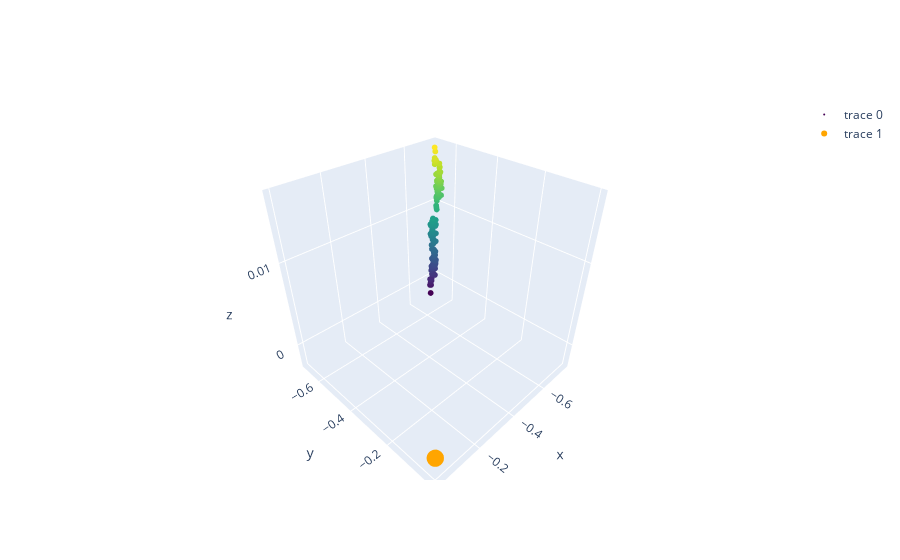

Write notebook code for a chart like this one.
### Markdown cell above
### Plot Hits on the Detector Plane

### Code cell
hitVectorT = np.asarray(np.transpose(hitVector))
x,y,z = hitVectorT[0],hitVectorT[1],hitVectorT[2]
# fig1.add_trace(
#     go.Figure(data=go.Cone(
#     x=[plane[0][0]], 
#     y=[plane[0][1]], 
#     z=[plane[0][2]], 
#     u=[plane[1][0]], 
#     v=[plane[1][1]], 
#     w=[plane[1][2]])
#                 ))
trace1 = go.Scatter3d(
    x=x,
    y=y,
    z=z,
    mode = 'markers',
    marker=dict(
        size=2,
        color = z,
        colorscale='Viridis'
    )
)

data1 = [trace1]
fig1 = go.Figure(data=data1)


fig1.add_trace(
    go.Scatter3d(
        x=[0],
        y=[0],
        z=[0],
        mode = 'markers',
        marker = dict(
            size = 6,
            color = 'orange')
    )
)

fig1.show()
# offline.iplot(fig1, filename='simple-3d-scatter')

### Figure 1 — Plotly figure (JSON) as saved in the notebook; plotly's stock layout.template omitted (floating-point values rounded to 4 significant figures; data arrays with more than 128 entries replaced by an {"elided": "..."} marker saying what was removed)
{"data": [{"marker": {"color": {"elided": "150 float values"}, "colorscale": [[0, "#440154"], [0.1111, "#482878"], [0.2222, "#3e4989"], [0.3333, "#31688e"], [0.4444, "#26828e"], [0.5556, "#1f9e89"], [0.6667, "#35b779"], [0.7778, "#6ece58"], [0.8889, "#b5de2b"], [1, "#fde725"]], "size": 2}, "mode": "markers", "type": "scatter3d", "x": {"elided": "150 float values"}, "y": {"elided": "150 float values"}, "z": {"elided": "150 float values"}}, {"marker": {"color": "orange", "size": 6}, "mode": "markers", "type": "scatter3d", "x": [0], "y": [0], "z": [0]}], "layout": {}}
